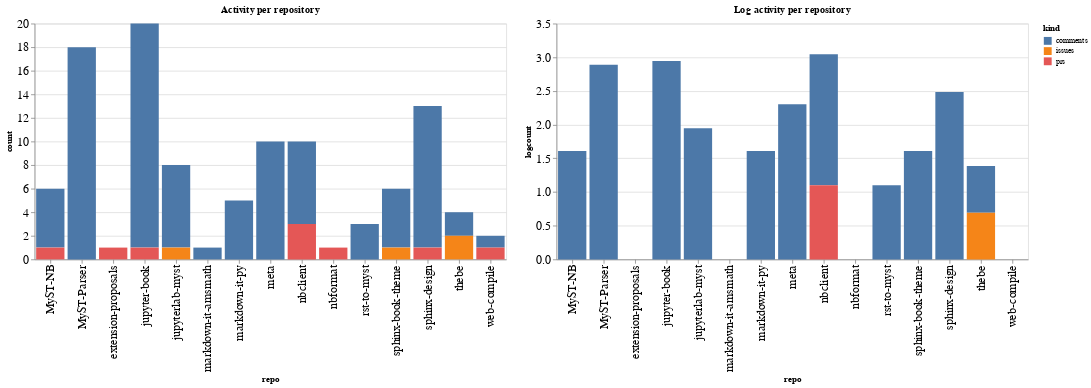

The cell this chart's notebook holds for it:
### Code cell
ch1 = alt.Chart(repo_summaries, width=600, title="Activity per repository").mark_bar().encode(
    x='repo',
    y='count',
    color='kind',
    tooltip="kind"
)

ch2 = alt.Chart(repo_summaries, width=600, title="Log activity per repository").mark_bar().encode(
    x='repo',
    y='logcount',
    color='kind',
    tooltip="kind"
)

ch1 | ch2

### Figure 1 — Vega-Lite specification as saved in the notebook (floating-point values rounded to 4 significant figures)
{"config": {"axisLeft": {"labelFontSize": 15}, "axisBottom": {"labelFontSize": 15}}, "hconcat": [{"mark": "bar", "encoding": {"color": {"type": "nominal", "field": "kind"}, "tooltip": {"type": "nominal", "field": "kind"}, "x": {"type": "nominal", "field": "repo"}, "y": {"type": "quantitative", "field": "count"}}, "title": "Activity per repository", "width": 600}, {"mark": "bar", "encoding": {"color": {"type": "nominal", "field": "kind"}, "tooltip": {"type": "nominal", "field": "kind"}, "x": {"type": "nominal", "field": "repo"}, "y": {"type": "quantitative", "field": "logcount"}}, "title": "Log activity per repository", "width": 600}], "data": {"name": "data-4ef09a54ee2c5e25e1c7daa23c41dddd"}, "$schema": "https://vega.github.io/schema/vega-lite/v4.8.1.json", "datasets": {"data-4ef09a54ee2c5e25e1c7daa23c41dddd": [{"repo": "MyST-NB", "kind": "comments", "count": 5, "logcount": 1.609}, {"repo": "MyST-NB", "kind": "prs", "count": 1, "logcount": 0.0}, {"repo": "MyST-Parser", "kind": "comments", "count": 18, "logcount": 2.89}, {"repo": "extension-proposals", "kind": "prs", "count": 1, "logcount": 0.0}, {"repo": "jupyter-book", "kind": "comments", "count": 19, "logcount": 2.944}, {"repo": "jupyter-book", "kind": "prs", "count": 1, "logcount": 0.0}, {"repo": "jupyterlab-myst", "kind": "comments", "count": 7, "logcount": 1.946}, {"repo": "jupyterlab-myst", "kind": "issues", "count": 1, "logcount": 0.0}, {"repo": "markdown-it-amsmath", "kind": "comments", "count": 1, "logcount": 0.0}, {"repo": "markdown-it-py", "kind": "comments", "count": 5, "logcount": 1.609}, {"repo": "meta", "kind": "comments", "count": 10, "logcount": 2.303}, {"repo": "nbclient", "kind": "comments", "count": 7, "logcount": 1.946}, {"repo": "nbclient", "kind": "prs", "count": 3, "logcount": 1.099}, {"repo": "nbformat", "kind": "prs", "count": 1, "logcount": 0.0}, {"repo": "rst-to-myst", "kind": "comments", "count": 3, "logcount": 1.099}, {"repo": "sphinx-book-theme", "kind": "comments", "count": 5, "logcount": 1.609}, {"repo": "sphinx-book-theme", "kind": "issues", "count": 1, "logcount": 0.0}, {"repo": "sphinx-design", "kind": "comments", "count": 12, "logcount": 2.485}, {"repo": "sphinx-design", "kind": "prs", "count": 1, "logcount": 0.0}, {"repo": "thebe", "kind": "comments", "count": 2, "logcount": 0.6931}, {"repo": "thebe", "kind": "issues", "count": 2, "logcount": 0.6931}, {"repo": "web-compile", "kind": "comments", "count": 1, "logcount": 0.0}, {"repo": "web-compile", "kind": "prs", "count": 1, "logcount": 0.0}]}}
